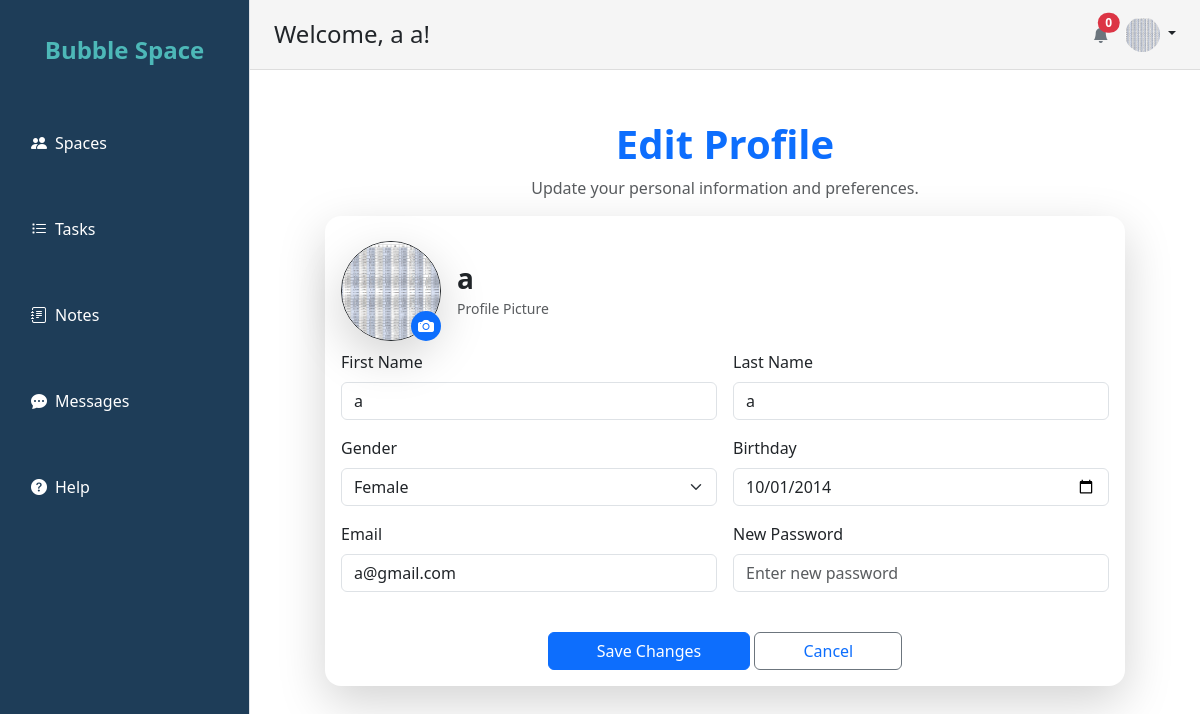
The page /bubblespace/edit-profile/ (signed in) on the database its author committed.
### Login/models.py (models this page shows, shortened)
class Users_Account(AbstractBaseUser, PermissionsMixin):
    username = models.CharField(max_length=30, unique=True)
    fname = models.CharField(max_length=50)
    lname = models.CharField(max_length=50)
    gender = models.CharField(max_length=20)
    birthDate = models.DateField()
    profile_picture = models.ImageField(upload_to='profile_pics/', blank=True, null=True)
    is_active = models.BooleanField(default=True)
    is_staff = models.BooleanField(default=False)
    email = models.EmailField(unique=True)  # Added email field
    joined_date = models.DateField(auto_now_add=True)
    objects = UsersAccountManager()
    USERNAME_FIELD = 'username'
    REQUIRED_FIELDS = ['fname', 'lname',"birthDate","gender"]

### Login/views.py (the view, shortened to what this page needs)
# urls.py: path('edit-profile/', edit_profile_view, name='edit_profile'),
@login_required
def edit_profile_view(request):
    user = request.user
    context = {
        'username': user.username,
        'fname': user.fname,
        'lname': user.lname,
        'gender': user.gender,
        'birthDate': user.birthDate,
        'email': user.email,  # Pass email to the template
        'profile_picture': user.profile_picture.url if user.profile_picture else None,
    }
    return render(request, 'Profile/edit_profile.html', context)

### Tasks/context_processors.py (called while the page is built)
def notifications_context(request):
    if request.user.is_authenticated:
        nearing_deadline_tasks = Task.objects.filter(
            created_by=request.user,
            project__isnull=True,
            due_date__lte=now() + timedelta(days=1),
            due_date__gte=now()
        )
        return {'nearing_deadline_tasks': nearing_deadline_tasks}
    return {}

### Login/templates/Profile/edit_profile.html (shortened to what this page needs)
{% extends 'base.html' %}
{% block content %}
<div class="container py-4">
    <div class="text-center mb-3">
        <h1 class="fw-bold text-primary">Edit Profile</h1>
        <p class="text-muted">Update your personal information and preferences.</p>
    </div>
    <div class="card shadow-lg border-0 rounded-4 mx-auto" style="max-width: 800px;">
        <div class="card-body mt-4">
            <div class="d-flex align-items-center mb-4 position-relative">
                <div class="me-3 position-relative">
                    {% if profile_picture %}
                        <img src="{{ user.profile_picture.url }}" alt="Profile Picture" class="rounded-circle shadow-lg" style="width: 100px; height: 100px; object-fit: cover; border: 1px solid;">
                    {% else %}
                        <div class="bg-secondary rounded-circle text-white d-flex justify-content-center align-items-center" style="width: 100px; height: 100px;">
                            <span class="fs-1">👤</span>
                        </div>
                    {% endif %}
                    <label for="profile_picture" class="position-absolute bottom-0 end-0 bg-primary text-white rounded-circle d-flex justify-content-center align-items-center" style="width: 30px; height: 30px; cursor: pointer;">
                        <i class="bi bi-camera-fill"></i>
                    </label>
                </div>
                <div>
                    <h3 class="fw-bold mb-0">{{ username }}</h3>
                    <small class="text-muted">Profile Picture</small>
                </div>
            </div>
            <form method="POST" enctype="multipart/form-data">
                <div class="row g-3">
                    <div class="col-md-6">
                        <label for="fname" class="form-label">First Name</label>
                        <input type="text" id="fname" name="fname" value="{{ fname }}" class="form-control" placeholder="Enter first name">
                    </div>
                    <div class="col-md-6">
                        <label for="lname" class="form-label">Last Name</label>
                        <input type="text" id="lname" name="lname" value="{{ lname }}" class="form-control" placeholder="Enter last name">
                    </div>
                    <div class="col-md-6">
                        <label for="gender" class="form-label">Gender</label>
                        <select id="gender" name="gender" class="form-select" onchange="toggleOtherGenderField()">
                            <option value="Female" {% if gender == "Female" %}selected{% endif %}>Female</option>
                        </select>
                    </div>
                    <div class="col-md-6">
                        <label for="birthDate" class="form-label">Birthday</label>
                        <input type="date" id="birthDate" name="birthDate" value="{{ birthDate|date:'Y-m-d' }}" class="form-control">
                    </div>
                    <div class="col-md-6">
                        <label for="email" class="form-label">Email</label>
                        <input type="email" id="email" name="email" value="{{ email }}" class="form-control" placeholder="Enter email address">
                    </div>
                    <div class="col-md-6">
                        <label for="password" class="form-label">New Password</label>
                        <input type="password" id="password" name="password" class="form-control" placeholder="Enter new password">
                    </div>
                </div>
                <div class="mt-4 text-center">
                    <button type="submit" class="btn btn-primary px-5">Save Changes</button>
                    <button class="btn btn-outline-secondary px-5"><a href="{% url 'profile' %}" style="text-decoration: none;">Cancel</a></button>
                </div>
            </form>
        </div>
    </div>
</div>
{% endblock %}

### Login/templates/base.html (shortened to what this page needs)
<!DOCTYPE html>
<html lang="en">
<head>
    {% load static %}
    <link href="https://cdn.jsdelivr.net/npm/bootstrap@5.3.0-alpha1/dist/css/bootstrap.min.css" rel="stylesheet">
    <link href="https://cdn.jsdelivr.net/npm/bootstrap-icons/font/bootstrap-icons.css" rel="stylesheet">
    <link rel="stylesheet" href="{% static 'base2.css' %}">
</head>
<body>
    <div class="d-flex">
        <aside class="bg-theme border-end" style="width: 250px; position: fixed; top: 0; left: 0; height: 100vh;">
            <div class="p-3">
                <div class="text-center mb-5">
                    <a href="{% url 'home' %}" class="text-decoration-none">
                        <h2 class="text-theme">Bubble Space</h2>
                    </a>
                </div>
                <nav>
                    <ul class="nav flex-column">
                        <li class="nav-item mb-3">
                            <a href="{% url 'team_list' %}" class="nav-link d-flex align-items-center">
                                <i class="bi bi-people-fill me-2"></i> Spaces
                            </a>
                        </li>
                        <li class="nav-item mb-3">
                            <a href="{% url 'task_list' %}" class="nav-link d-flex align-items-center">
                                <i class="bi bi-list-task me-2"></i> Tasks
                            </a>
                        </li>
                        <li class="nav-item mb-3">
                            <a href="{% url 'notes_list' %}" class="nav-link d-flex align-items-center">
                                <i class="bi bi-journal-text me-2"></i> Notes
                            </a>
                        </li>
                        <li class="nav-item mb-3">
                            <a href="{% url 'chat_list' %}" class="nav-link d-flex align-items-center">
                                <i class="bi bi-chat-dots-fill me-2"></i> Messages
                            </a>
                        </li>
                        <li class="nav-item">
                            <a href="{% url 'help' %}" class="nav-link d-flex align-items-center">
                                <i class="bi bi-question-circle-fill me-2"></i> Help
                            </a>
                        </li>
                    </ul>
                </nav>
            </div>
        </aside>
        <div style="margin-left: 250px; width: calc(100% - 250px);">
            <header class="d-flex align-items-center justify-content-between px-4 py-3 header bg-theme"
                style="position: fixed; top: 0; left: 250px; width: calc(100% - 250px);">
                <div>
                    <h4 class="mb-0">Welcome, {{ user.fname }} {{ user.lname }}!</h4>
                </div>
                <div class="d-flex align-items-center">
                    <div class="dropdown me-3">
                        <a href="#" class="d-block text-decoration-none position-relative" id="notificationDropdown"
                            data-bs-toggle="dropdown" aria-expanded="false">
                            <i class="bi bi-bell-fill text-secondary"></i>
                            <span class="position-absolute top-0 start-100 translate-middle badge rounded-pill bg-danger">
                                {{ nearing_deadline_tasks.count }}
                            </span>
                        </a>
                    </div>
                    <div class="dropdown">
                        <a href="#" class="d-block link-dark text-decoration-none dropdown-toggle" id="profileDropdown"
                            data-bs-toggle="dropdown" aria-expanded="false">
                            {% if user.profile_picture %}
                                <img src="{{ user.profile_picture.url }}" alt="Profile Picture"
                                    class="rounded-circle" style="width: 35px; height: 35px;">
                            {% else %}
                                <span class="bg-secondary text-white rounded-circle d-inline-block text-center"
                                    style="width: 35px; height: 35px; line-height: 35px;">
                                    <i class="bi bi-person-fill"></i>
                                </span>
                            {% endif %}
                        </a>
                    </div>
                </div>
            </header>
            <div id="main-content" class="container mt-5 pt-5">
                {% block content %}
                {% endblock %}
            </div>
        </div>
    </div>
</body>
</html>

### Login/static/base2.css (style rules this page uses)
:root { --primary-color: #1e3d58; --secondary-color: #4db8b8; --background-color: #f5f5f5; --text-color: #333; --accent-color: #ff7043; }
aside { background-color: var(--primary-color); color: white; position: fixed; top: 0; left: 0; width: 250px; height: 100vh; transition: all 0.3s ease; z-index: 100; }
aside h2 { font-size: 1.5rem; font-weight: bold; margin: 20px auto; text-align: center; color: var(--secondary-color); }
.nav-link { color: white; font-weight: 500; padding: 10px 15px; transition: all 0.2s ease; display: flex; align-items: center; border-radius: 5px; }
#main-content { margin-left: 0%; padding: 20px; background-color: rgb(255, 255, 255); color: var(--text-color); margin-bottom: 5%; transition: margin-left 0.3s ease; height: 10%; width: auto; box-sizing: border-box; margin-top: 0; }
.header { background-color: var(--background-color); border-bottom: 1px solid #ddd; padding: 10px 20px; display: flex; justify-content: space-between; align-items: center; position: fixed; top: 0; left: 250px; width: calc(100% - 250px); transition: all 0.3s ease; z-index: 50; }
.d-flex { padding-top: 0; height: 70px; }

### rows shown on the page
Users_Account: fname "a", lname "a", profile_picture (picture), gender "Female", birthDate "10/01/2014", email "a@gmail.com"

### other values the page prints
{{ nearing_deadline_tasks.count }} "0"
{{ username }} "a"
